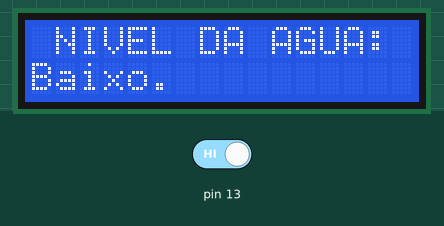
A sketch run on a simulated Arduino Uno, built with avr-gcc and run on an emulated ATmega328P. Parts: 16×2 character LCD. Inputs (shaded band) come from the test bench; at power-on: pin 13 HIGH. The modem is registered and sends nothing unless stated; what the sketch prints to the serial monitor is not drawn.

Above: at 1.7 s.
1.8 s: pin 13 driven LOW
At 3.9 s:
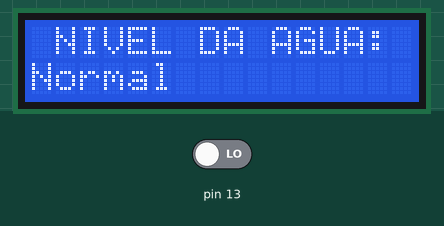
4.6 s: pin 13 driven HIGH
At 5.3 s:
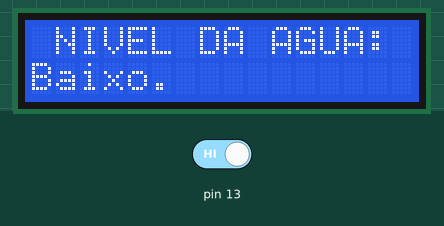
Timing chart, 0 to 7.6 s (numbered marks = the images above; inputs shaded):
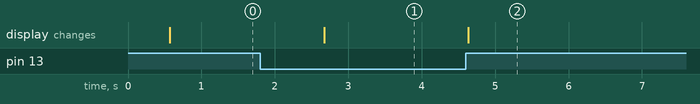

Measured:
- after the input at 1.8 s, the display: changes after 0.87 s (image 1)
- after the input at 4.6 s, the display: changes at once (image 2)

The sketch:

sketch_may09a.ino
```cpp
#include <LiquidCrystal.h> // Incluindo biblioteca para o Display LCD
LiquidCrystal lcd(7,12,5, 4, 3, 2); // Criando Classe para os pinos ligados ao display
#include <Sim800l.h>
#include <SoftwareSerial.h>
SoftwareSerial mySerial(10, 11);
Sim800l Sim800l;

int sensoru=13;// primeiro sensor (nível de água aumentando);
//int sensord=1;// segundo sensor (nível de água perigoso);
//int l=8; // led
int i; // CONTADOR
char* texto = "Baixo nível de água, recomendamos que reduza seu consumo!";
char* numero = "02163992498302";

void setup() {
Serial.begin(9600);
pinMode(13,INPUT);
//pinMode(8, OUTPUT);
//pinMode(6, OUTPUT);
Sim800l.begin();
lcd.begin(16, 2);// iniciando a classe "lcd";
/*16= número de colunas
2=número de linhas
 */
Serial.println("Aguardando acionamento do sensor...");
}

void loop() {
  // aqui as variáveis receberão a leitura  dos pinos de INPUT
 sensoru=digitalRead(13);

  if(sensoru==LOW){
    // neste if temos nossa primeira condição (nível de água seguro)
   lcd.setCursor(1, 0); // escreve na primeira linha do display
   lcd.print("NIVEL DA AGUA:");//texto a ser exibido.
   lcd.setCursor(0, 1);// escreve na segunda linha do display
   lcd.print("Normal");
    Serial.println("Normal");
    }

 if(sensoru==HIGH){

   lcd.setCursor(1, 0);
   lcd.print("NIVEL DA AGUA:");
   lcd.setCursor(0, 1);
   lcd.print("Baixo.");

   Serial.println("Sensor acionado! Enviando SMS...");
    Sim800l.sendSms(numero, texto);
    Serial.println("SMS Enviado...");
   // while (digitalRead(sensoru) != 0)
   // {
      Serial.println("x");
      delay(100);
   // }
}

  }
```
